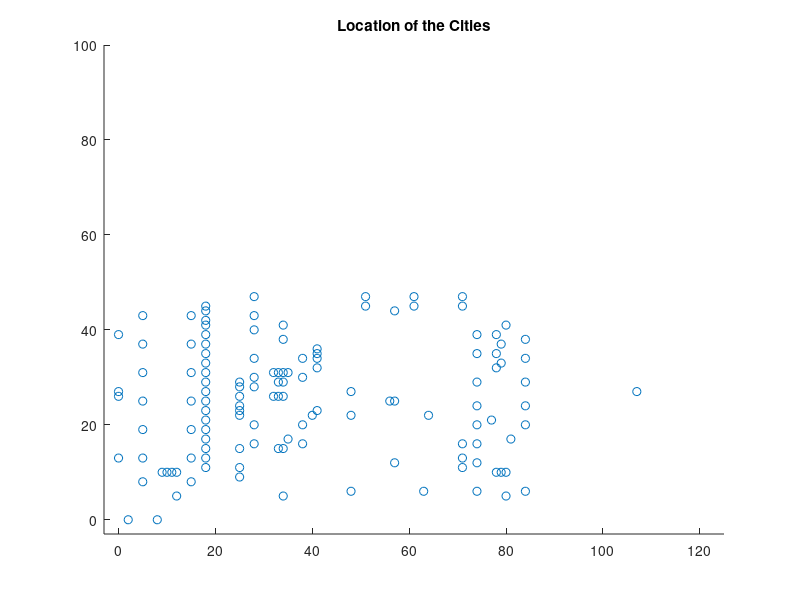

MATLAB code for this plot: (Note: this script raises an error after producing the figure.)
function tsp()
    close All;
    clear All;
    clc;

    noOfCities = 131;
    coordinates = zeros(noOfCities,2);
    
    % Read coordinates from text file
    % fid = fopen('TSP_411.txt', 'r');
    fid = fopen('data131.txt', 'r');
    tline = fgets(fid);
    i = 1;
    while ischar(tline)
        if tline(1) ~= 'N'
            m = regexp(tline, '\d+'); % returns [node_number, x, y]
            coordinates(i,:) = [str2double(tline(m(2):m(3)-2)), str2double(tline(m(3):end))];
            i = i + 1;
        end
        tline = fgets(fid);
    end
    fclose(fid);
    
    % Initial locations
    figure;
    scatter(coordinates(:,1),coordinates(:,2));
    title('Location of the Cities')
    axis([-3 125 -3 100])
    
    xdist = repmat(coordinates(:,1),1,noOfCities) - repmat(coordinates(:,1)',noOfCities,1);
    ydist = repmat(coordinates(:,2),1,noOfCities) - repmat(coordinates(:,2)',noOfCities,1);
    distances = sqrt(xdist.^2 + ydist.^2);
    distances(find(eye(noOfCities))) = Inf;
    
    % Nearest Neighbor Construction Heuristics
    tic;
    [routeNN, lenNN, startCityNN] = useNearestNeighbor(distances);
    graphNN = createGraph(coordinates, routeNN);
    figure;
    subplot(2,2,1);
    plot(graphNN(:,1),graphNN(:,2));    
    title('Route with Nearest Neighbor');
    axis([-3 125 -3 100]);
    hold on;
    plot(coordinates(startCityNN,1), coordinates(startCityNN,2), 'r*');
    hold off;
    text(130,25,['l=',num2str(round(lenNN))]);
    toc;
    
    % Best Insertion Construction Heuristics
    tic;
    [routeBI, lenBI, startSelecteBI] = useBestInsertion(distances);
    graphBI = createGraph(coordinates, routeBI);
    subplot(2,2,2);
    plot(graphBI(:,1),graphBI(:,2));    
    title('Route with Best Insertion');
    axis([-3 125 -3 100]);
    hold on;
    plot(coordinates(startSelecteBI(1),1), coordinates(startSelecteBI(1),2), 'r*');
    plot(coordinates(startSelecteBI(2),1), coordinates(startSelecteBI(2),2), 'r*');
    plot(coordinates(startSelecteBI(3),1), coordinates(startSelecteBI(3),2), 'r*');
    hold off;
    text(130,25,['l=',num2str(round(lenBI))]);
    toc;
    
    % Cheapest Insertion Construction Heuristics
    tic;
    [routeCI, lenCI, startSelecteCI] = useCheapestInsertion(distances);
    graphCI = createGraph(coordinates, routeCI);
    subplot(2,2,3);
    plot(graphCI(:,1),graphCI(:,2));    
    title('Route with Cheapest Insertion');
    axis([-3 125 -3 100]);
    hold on;
    plot(coordinates(startSelecteCI,1), coordinates(startSelecteCI,2), 'r*');
    hold off;
    text(130,25,['l=',num2str(round(lenCI))]);
    toc;
    
    % Saving Construction Heuristics
    tic;
    [routeS, lenS, startSelecteS] = useSaving(distances);
    graphS = createGraph(coordinates, routeS);
    subplot(2,2,4);
    plot(graphS(:,1),graphS(:,2));    
    title('Route with Saving');
    axis([-3 125 -3 100]);
    hold on;
    plot(coordinates(startSelecteS,1), coordinates(startSelecteS,2), 'r*');
    hold off;
    text(130,25,['l=',num2str(round(lenS))]);
    toc;
    
    % Local Search Improvement Heuristics using Swap only
    tic;
    figure;
    [routeLSS, lenLSS] = useLocalSearch(distances, 1);
    graphLSS = createGraph(coordinates, routeLSS);
    subplot(2,2,1);
    plot(graphLSS(:,1),graphLSS(:,2));    
    title('Route with Local Search (Swap)');
    axis([-3 125 -3 100]);
    text(130,25,['l=',num2str(round(lenLSS))]);
    toc;
    
    % Local Search Improvement Heuristics using Translation only
    tic;
    [routeLST, lenLST] = useLocalSearch(distances, 2);
    graphLST = createGraph(coordinates, routeLST);
    subplot(2,2,2);
    plot(graphLST(:,1),graphLST(:,2));    
    title('Route with Local Search (Translation)');
    axis([-3 125 -3 100]);
    text(130,25,['l=',num2str(round(lenLST))]);
    toc;
    
    % Local Search Improvement Heuristics using Inversion only
    tic;
    [routeLSI, lenLSI] = useLocalSearch(distances, 3);
    graphLSI = createGraph(coordinates, routeLSI);
    subplot(2,2,3);
    plot(graphLSI(:,1),graphLSI(:,2));
    title('Route with Local Search (Inversion)');
    axis([-3 125 -3 100]);
    text(130,25,['l=',num2str(round(lenLSI))]);
    toc;
    
    % Local Search Improvement Heuristics using Swap, Translation & Inversion
    tic;
    [routeLSSTI, lenLSSTI] = useLocalSearch(distances, 4);
    graphLSSTI = createGraph(coordinates, routeLSSTI);
    subplot(2,2,4);
    plot(graphLSSTI(:,1),graphLSSTI(:,2));
    title('Route with Local Search (Swap, Translation, Inversion)');
    axis([-3 125 -3 100]);
    text(130,25,['l=',num2str(round(lenLSSTI))]);
    toc;
    
    % Simulated Annealing Improvement Heuristics using Metropolis
    tic;
    [routeSAM, lenSAM] = useSimulatedAnnealing(distances, 1);
    graphSAM = createGraph(coordinates, routeSAM);
    figure;
    subplot(2,2,1);
    plot(graphSAM(:,1),graphSAM(:,2));
    title('Route with Simulated Annealing (Metropolis)');
    axis([-3 125 -3 100]);
    text(130,25,['l=',num2str(round(lenSAM))]);
    toc;
    
    % Simulated Annealing Improvement Heuristics using Heat bath
    tic;
    [routeSAHB, lenSAHB] = useSimulatedAnnealing(distances, 2);
    graphSAHB = createGraph(coordinates, routeSAHB);
    subplot(2,2,2);
    plot(graphSAHB(:,1),graphSAHB(:,2));
    title('Route with Simulated Annealing (Heat bath)');
    axis([-3 125 -3 100]);
    text(130,25,['l=',num2str(round(lenSAHB))]);
    toc;
end

function graph = createGraph(coordinates, route)
    noOfCities = length(route);
    i = 1;
    j = 1;
    graph = ones(noOfCities+1,2);
    while i < noOfCities+1
        graph(i,:) = coordinates(j,:);
        j = find(route(j,:)); %next connected node
        i = i + 1;
    end
    graph(i,:) = coordinates(1,:); %close graph
end
